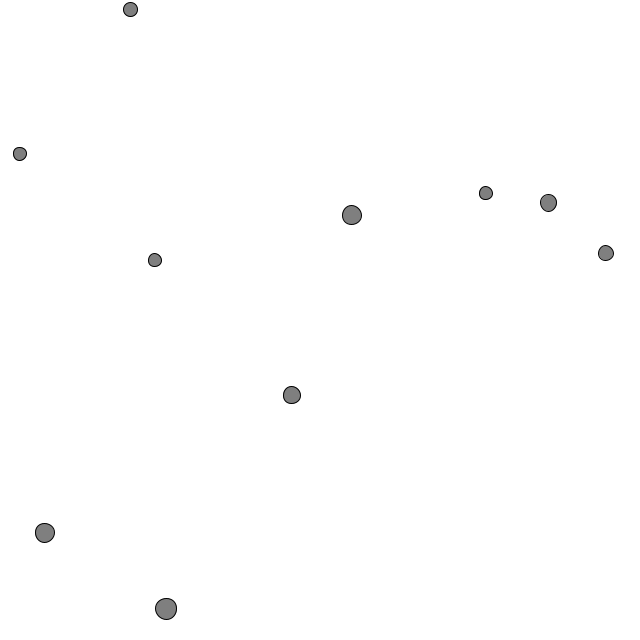
Frame 1 (no input)
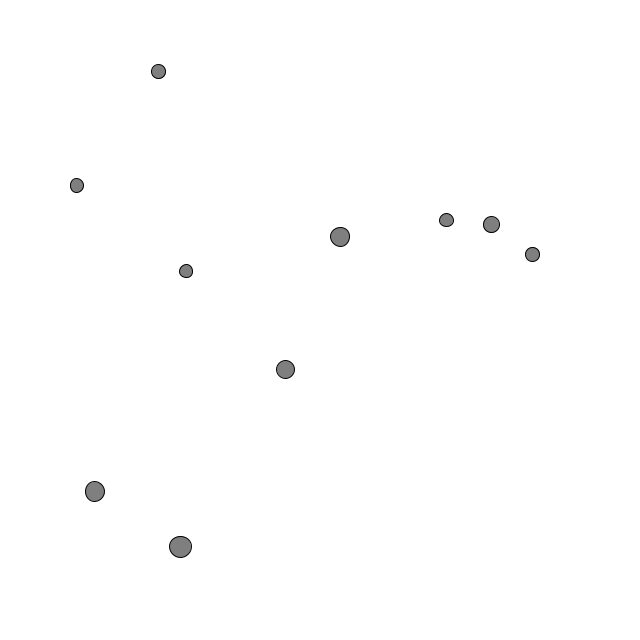
Frame 60 (the mouse pressed at the canvas centre just before this capture)
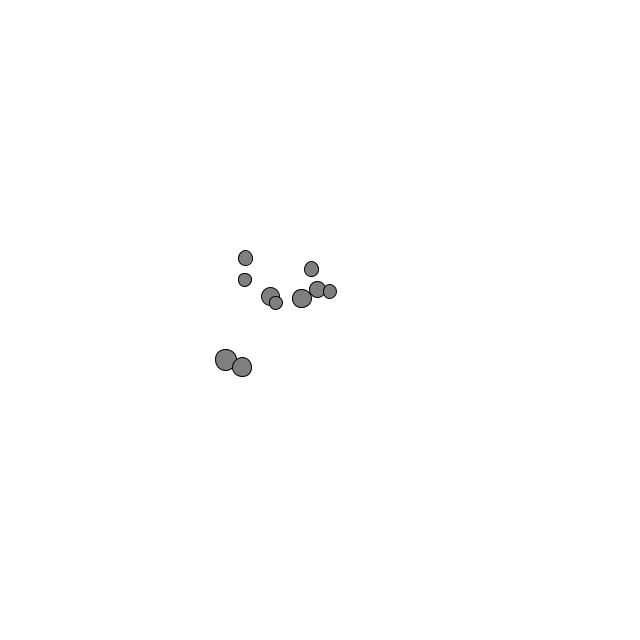
Frame 120 (the mouse held since frame 60 and released just before this capture)

The Processing sketch that drew these frames (run headless with seeded random() and noise(); from frame 60 on, the mouse is pressed at the canvas centre):

// Processing sketch: sketch_gravity
// ── sketch_gravity.pde


class Attract {
  PVector position;
  PVector velocity = new PVector(0, 0);
  PVector accleration = new PVector(0, 0);
  float mass;
  float G = 0.1;
  Attract(float x, float y, float mass_) {
    this.position = new PVector(x, y);
    mass = mass_;
  }

  PVector attracting(Attract att) {
    PVector dis = PVector.sub(this.position, att.position);
    float dis_mag = constrain(dis.mag(), 5, 25);
    float mag =  G * (this.mass * att.mass)/dis_mag;
    return dis.setMag(mag);
  }

  void applyForce(PVector force) {
    PVector f = PVector.div(force, mass);
    this.accleration.add(f);
  }
  void update() {
    this.velocity.add(this.accleration);
    this.position.add(this.velocity);
    this.accleration.mult(0);
  }
  void show() {
    stroke(0);
    fill(127);
    circle(this.position.x, this.position.y, mass*13);
  }
}

Attract atts[] = new Attract[10];
void setup() {
  size(640, 640);
  for (int i = 0; i < atts.length; i++) {
    float mass = random(1,2);
    atts[i] = new Attract(random(width), random(height), mass);
  }
}


void draw() {
  background(255);
  for (int i = 0; i < atts.length; i++) {
    for (int j = 0; j < atts.length; j++) {
      if (i != j) {
        PVector grav = atts[i].attracting(atts[j]);
        atts[j].applyForce(grav);
      }
    }
    atts[i].update();
    atts[i].show();
  }
}
